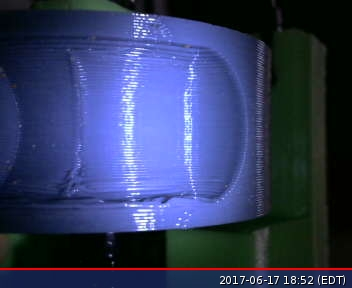
#> input picture image.jpg, 352 x 288 px
$ python countFeed_edgeDetection.py image.jpg   (Python 2 division)
#> lines starting #> are read from the running program, lines starting #| are printed output that depends on the picture; after the words box and inside, x2 and y2 are one past the last pixel; in counts of white or black regions, pixels touching at a corner belong together
#!/usr/bin/python
import cv2
import numpy as np;
import sys
print "Content-type: text/html\n\n"
src = sys.argv[1]

BLOB_SIZE_MIN = 2000
BLOB_SIZE_MAX = 4000

im = cv2.imread(src)
#> im is the input picture: shape (288, 352, 3); mean B, G, R 97.9, 60.6, 50.3
# Crop a Region
im = im[90:380,0:480]
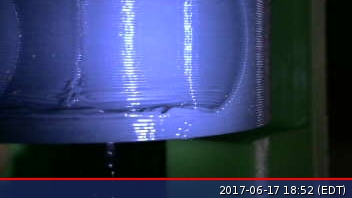
#> im: shape (198, 352, 3); mean B, G, R 102.3, 64.2, 53.7
imw = im

# Blur image
blur = cv2.medianBlur(im,15)
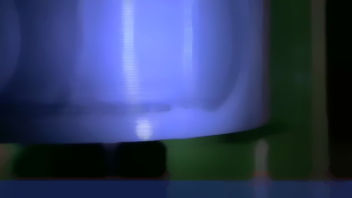
#> blur: shape (198, 352, 3); mean B, G, R 102.1, 62.6, 49.5

# Convert color to hsv
im = cv2.cvtColor(blur,cv2.COLOR_BGR2HSV)
#> im: shape (198, 352, 3); mean H, S, V 94, 152.8, 106.7

# Upper and lower limits of color to be tracked. In this case brown
lower_values = np.array([0,0,59])
upper_values = np.array([107,141,239])

both = cv2.inRange(im,lower_values,upper_values)
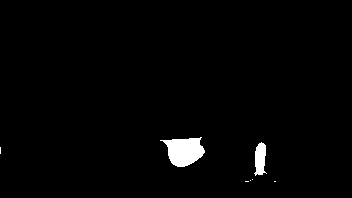
#> both: shape (198, 352); 1.7% white; 7 white regions (5 under 20 px), largest, box (x1, y1, x2, y2) and area: (160, 137, 205, 167) 874, (254, 142, 267, 176) 304
#cv2.imshow('range',both)

# Erod the image
erode = cv2.erode(both,None,iterations = 2)
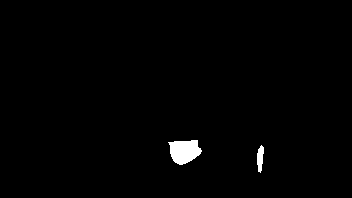
#> erode: shape (198, 352); 1.1% white; 2 white regions, box (x1, y1, x2, y2) and area: (168, 140, 202, 165) 603, (257, 145, 264, 173) 137
#cv2.imshow('eroded',erode)

# Dilate image
dilate = cv2.dilate(erode, None, iterations = 5)
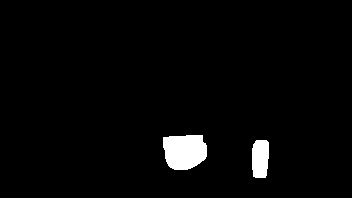
#> dilate: shape (198, 352); 2.7% white; 2 white regions
#cv2.imshow('dilated',dilate)

# Get Contours
contours,im2 = cv2.findContours(dilate,cv2.RETR_TREE,cv2.CHAIN_APPROX_SIMPLE)
#> contours = 2 contours; box (x1, y1, x2, y2) and area: (163, 135, 207, 170) 1228, (252, 140, 269, 178) 538; im2 = [[1, -1, -1, -1], [-1, 0, -1, -1]]

cv2.drawContours(imw,contours,-1,(0,255,0),3)
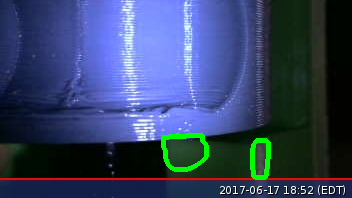
#> imw: shape (198, 352, 3); 1.58% of pixels changed, all inside (x1, y1, x2, y2) = (161, 133, 271, 180)

total = 0
for cnt in contours:
	if cv2.contourArea(cnt) > BLOB_SIZE_MAX :
		# Area divided by the approximate size of the blob
		total = total + (int(cv2.contourArea(cnt))/BLOB_SIZE_MAX)
	elif cv2.contourArea(cnt) > BLOB_SIZE_MIN:
		total = total + 1
	else:
		total = total
#> this loop made 2 passes
#> total on passes 1 to 2: 0, 0
#> after the loop, total = 0

cv2.imshow('contours',imw)
print total
#| 0

$ run again, on capture.jpg
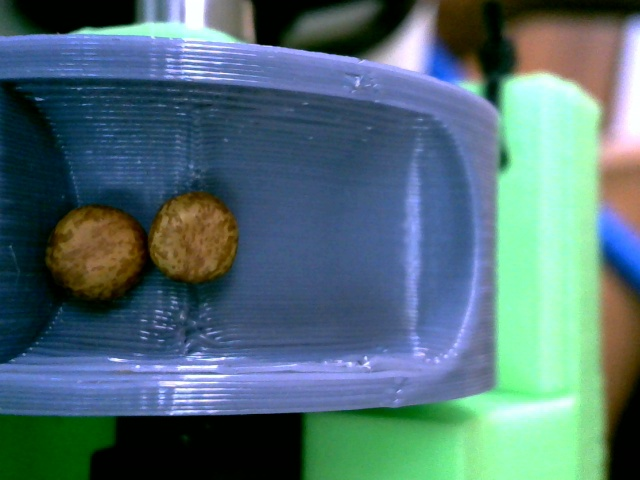
#> input picture capture.jpg, 640 x 480 px
#> im is the input picture: shape (480, 640, 3); mean B, G, R 117.4, 111.4, 81.5
#> `both = cv2.inRange(im,lower_values,upper_values)`:
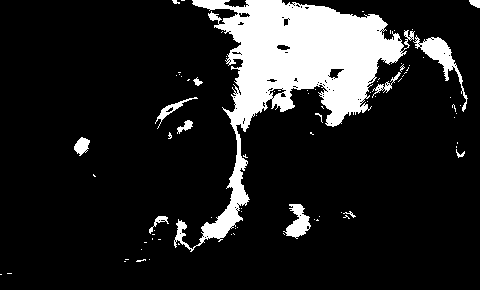
#> both: shape (290, 480); 14.1% white; 83 white regions (69 under 20 px), largest, box (x1, y1, x2, y2) and area: (174, 0, 415, 252) 17086, (413, 35, 468, 112) 857, (283, 204, 311, 239) 490
#> erode: shape (290, 480); 9.4% white; 17 white regions (8 under 20 px), largest, box (x1, y1, x2, y2) and area: (221, 0, 400, 124) 11523, (204, 157, 246, 236) 675, (424, 40, 452, 67) 336
#> dilate: shape (290, 480); 16.4% white; 10 white regions
#> contours = 11 contours, 1 with area under 20; largest, box (x1, y1, x2, y2) and area: (190, 0, 405, 129) 17115, (199, 152, 251, 241) 2005, (419, 35, 457, 72) 968, (284, 201, 312, 240) 773, (72, 135, 92, 156) 345; im2 = [[1, -1, -1, -1], [2, 0, -1, -1], [3, 1, -1, -1], [4, 2, -1, -1], [5, 3, -1, -1], [6, 4, -1, -1], [7, 5, -1, -1], [8, 6, -1, -1], [9, 7, -1, -1], [-1, 8, 10, -1], [-1, -1, -1, 9]]
#> `cv2.drawContours(imw,contours,-1,(0,255,0),3)`:
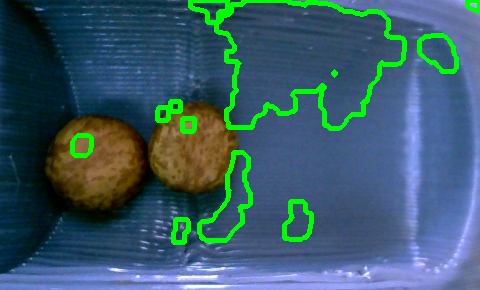
#> imw: shape (290, 480, 3); mean B, G, R 103.5, 90.6, 57.4
#> the loop `for cnt in contours:` made 11 passes
#> (cnt, total) on pass 7: ([[170, 101], [170, 111], [180, 111], [180, 101]], 1)
#> after the loop `for cnt in contours:`: total = 5
#| 5
